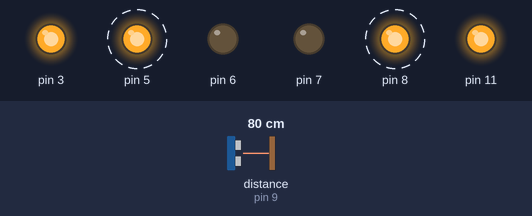
The sketch below on a simulated Arduino Uno, built with avr-gcc and run on an emulated ATmega328P. Parts: output pins drawn as LEDs (lit = HIGH). Wiring (inferred from the names in the program): ultrasonic range finder: trigger pin 10; echo pin 9. Dashed ring = blinking. The inputs (shaded band) are chosen by the test bench; at power-on: distance to the obstacle (sensor on pin 9) 80 cm. The echo pulse lasts 58.3 µs per cm; pins used as bus, display or sensor lines are not drawn; what the sketch prints to the serial monitor is not drawn.

Above: at 2.3 s.
2.4 s: distance to the obstacle (sensor on pin 9) set to 17 cm
7.5 s: distance to the obstacle (sensor on pin 9) set to 13 cm
At 8.4 s:
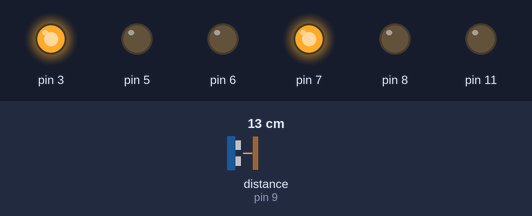
12.6 s: distance to the obstacle (sensor on pin 9) set to 18 cm
At 13.3 s:
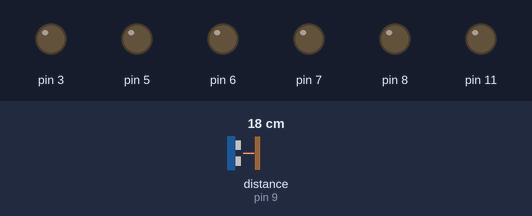
16.7 s: distance to the obstacle (sensor on pin 9) set to 2 cm
At 18.5 s:
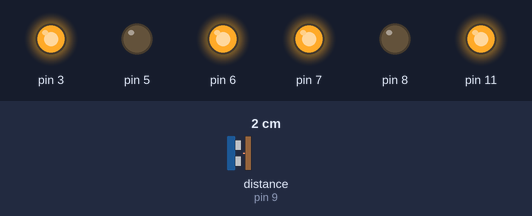
Timing chart, 0 to 22.8 s (numbered marks = the images above; inputs shaded):
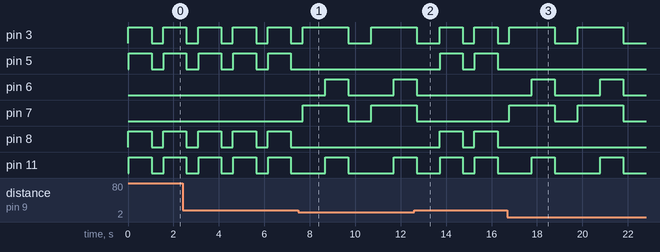

The sketch:

dogfriend.ino
```cpp
#include <SoftwareSerial.h>
SoftwareSerial BT(13, 12); // RX, TX

int Trigpin = 10;  //쏘는거(방아쇠)
int EchoPin = 9;

String str =""; //블루투스 신호 문자로받기
char BTdata;     //블루투스 신호 문자로받기

boolean Moving; // 자동모드 동작 유지

void setup() {
  pinMode(7, OUTPUT);
  pinMode(8, OUTPUT);
  pinMode(6, OUTPUT);
  pinMode(5, OUTPUT); //모터 바퀴 핀들

  pinMode(Trigpin, OUTPUT);
  pinMode(EchoPin, INPUT);  //초음파 센서

  Serial.begin(9600);
  BT.begin(9600);     //115200하면 블루투스가 되다가 안됐다가 한다>
}

void loop() //오른쪽 모터 하나가 힘이 약하다.
{
//   while (BT.available()) // 블루투스 사용
//   {
//      BTdata = (char)BT.read(); //BT값 받기
//      delay(10);
//
//      if(BTdata == 'a')  //만약에 'a'가 입력되면 자동모드로
//        {
//          Moving = true;  // 자동 움직임 유지
          autoMode();
//        }
//    }
}

/*
//----------------------------수동모드------------------------------
while (BTdata == 'm')
{
  if
}
  manualMode();
}

void manualFoword()
{

}

void manualBack()
{

}

void Right()
{

}

void Left()
{

}
*/
//-------------------------------수동모드 끝---------------------------
/*
void melody() //음악
{

}

void ballTrigger() // 투석기
{

}

void Pressure()   //압력
{

}
*/

//========================구현완료========================

//----------------------자동모드------------------------
void autoMode()
{
//  while(Moving) 1008 블루투스 일단삭제
//  {
//     BTdata = (char)BT.read(); //BT값 받기
//     delay(10);
//
//     if (BTdata == 's')
//       {
//         Moving = false;
//         Serial.println ("Stop");
//       }

    float distance, duration;   //거리, 시간
    digitalWrite(Trigpin, 1);
    delayMicroseconds(10);
    digitalWrite(Trigpin, 0);
    duration = pulseIn(EchoPin, 1); //시간
    distance = (duration*34000)/1000000/2; //거리 계산
    Serial.println ("거리 : " + (String)distance + "cm");
    delay(15); // 주석한이유는 거리탐지 딜레이 때문에

     if(distance > 15) // 16cm 이상
     {
       autoFoward();
       if(Moving == false)
        Stop();
     }

     else if(distance <= 15) //15cm 이하
    {
      autoBack();
      Stop();
      if(Moving == false)
        Stop();
    }
//  }
}
void autoFoward()
{
  digitalWrite(7, 0);
  digitalWrite(8, 1);
  analogWrite(3, 255);
  delay(15);

  digitalWrite(5, 1);
  digitalWrite(6, 0);
  analogWrite(11, 255);
  delay(1000);
}

void autoBack()
{
    digitalWrite(7, 1);
    digitalWrite(8, 0);
    analogWrite(3, 255);
    delay(1000);    //한쪽바퀴만 움직여 방향 전환. 1초동안 7, 8번만 움직이고 그 다음 5, 6번 핀이 작동

    digitalWrite(5, 0);
    digitalWrite(6, 1);
    analogWrite(11, 255);
    delay(1000);  //1초동안 후진
}
//--------------------------자동모드 끝----------------------------------

void Stop() //자동, 수동 멈춤
{
    digitalWrite(7, LOW);
    digitalWrite(8, LOW);
    digitalWrite(5, LOW);
    digitalWrite(6, LOW);
    analogWrite(3, 0);
    analogWrite(11, 0);
    delay(500);
}
```

Measured:
- the behaviour switches between 16 and 15 cm on distance to the obstacle (sensor on pin 9) (found by bisection; images 0 and 1)
- after the input at 7.5 s, pin 5, pin 8: stops changing and stays LOW; pin 6: LOW → HIGH after 1.2 s, → LOW 1.0 s later, → HIGH 2.0 s later; pin 7: LOW → HIGH after 0.18 s, → LOW 2.0 s later, → HIGH 1.0 s later
- after the input at 12.6 s, pin 5: alternates HIGH for 1.0 s and LOW for 0.53 s, starting after 1.1 s; pin 6, pin 7: goes on until 12.7 s, then stays LOW; pin 8: alternates HIGH for 1.0 s and LOW for 0.52 s, starting after 1.1 s
- after the input at 16.7 s, pin 3: HIGH → LOW after 2.1 s, → HIGH 1.0 s later, → LOW 2.0 s later; pin 5, pin 8: stops changing and stays LOW; pin 6, pin 11: alternates HIGH for 1.0 s and LOW for 2.0 s, starting after 1.1 s; pin 7: alternates HIGH for 2.0 s and LOW for 1.0 s, starting after 0.08 s
- by itself, pin 5: alternates HIGH for 1.0 s and LOW for 0.53 s
- by itself, pin 8: alternates HIGH for 1.0 s and LOW for 0.52 s
